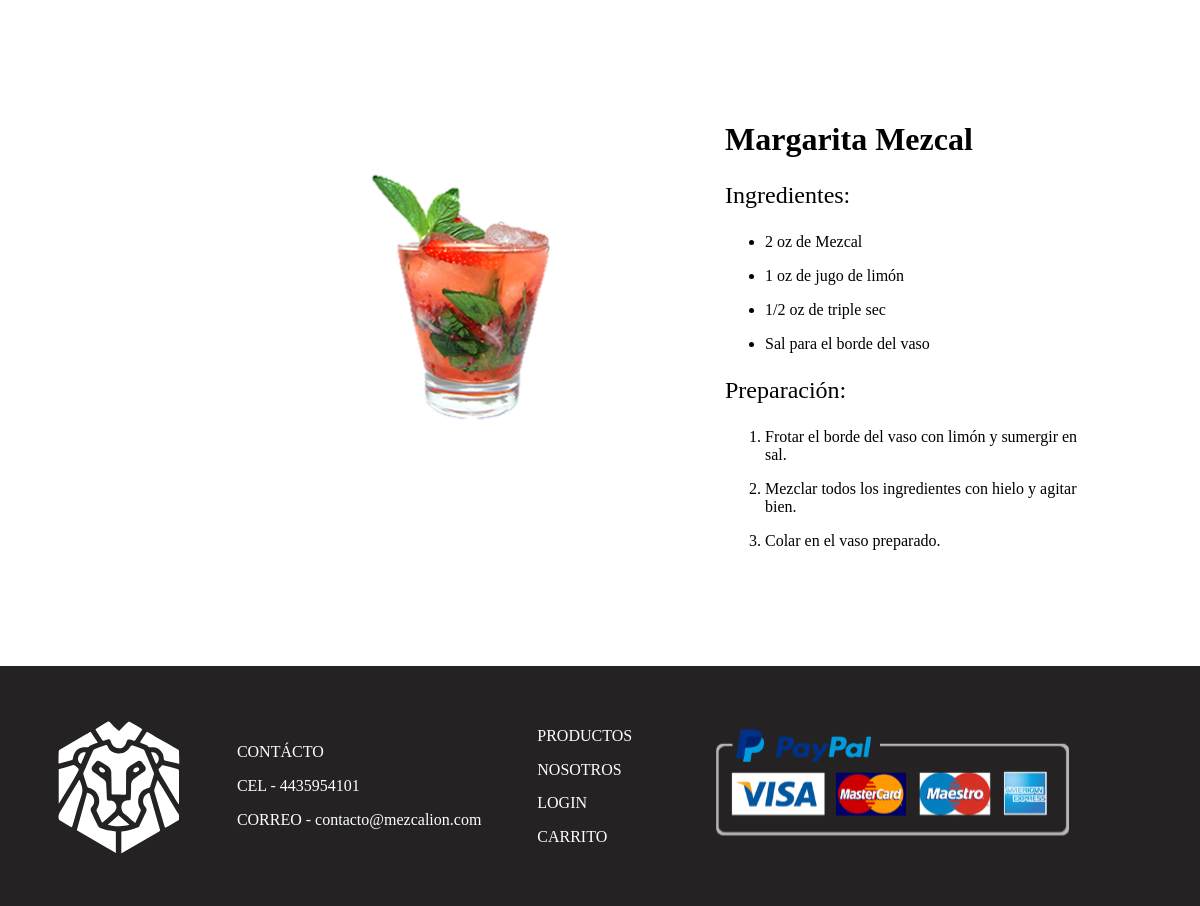
Page /coctel_receta.php?id=1 on the committed database.
### tables this page shows
CREATE TABLE `recetas` (
  `ID_receta` int(11) NOT NULL,
  `nombre` varchar(255) NOT NULL,
  `ID_mezcal` int(11) NOT NULL,
  `ingredientes` text NOT NULL,
  `instrucciones` text NOT NULL,
  `Imagen_coctel` varchar(255) DEFAULT NULL
);

### coctel_receta.php (the view, shortened to what this page needs)
<?php
require_once "conexion.php";
$id = "";
if (isset($_GET["id"])) {
    $id = $_GET["id"];
}
$sql_query = "SELECT * FROM recetas WHERE ID_receta = $id";
$result = $conn->query($sql_query);
?>
<!DOCTYPE html>
<html lang="en">
<head>
    <link rel="stylesheet" href="estilos.css" />
</head>
<body>
    <div class="contenedor-producto">
        <?php
        if ($result->num_rows > 0) {
            while ($row = $result->fetch_assoc()) {
                ?>
                <div class="imagen">
                <img src="img/<?php echo $row["Imagen_coctel"]; ?>" alt="Imagen del cóctel">
                </div>
                <div class="informacion_producto">
                    <h1><?php echo $row["nombre"]; ?></h1>
                    <h3>Ingredientes:</h3>
                        <ul>
                            <?php
                            $ingredientes = explode(',', $row["ingredientes"]);
                            foreach ($ingredientes as $ingrediente) {
                                echo "<li><p>" . trim($ingrediente) . "</p></li>";
                            }
                            ?>
                        </ul>
                        <h3>Preparación:</h3>
                        <ol>
                            <?php
                            $instrucciones = preg_split('/\d+\.\s*/', $row["instrucciones"], -1, PREG_SPLIT_NO_EMPTY);
                            foreach ($instrucciones as $instruccion) {
                                echo "<li><p>" . trim($instruccion) . "</p></li>";
                            }
                            ?>
                        </ol>
                </div>
                <?php
            }
        } else {
            echo "<p>Coctel no encontrado.</p>";
        }
        ?>
    </div>
    <footer>
    </footer>
</body>
</html>

### estilos.css (style rules this page uses)
body { margin: 0; }
header, footer { background-color: #242222; }
.productos-mezcales .productos .carta p, h3 { font-family: serif; font-size: 1.5em; font-weight: 500; }
.contenedor-productos .carta p, h3 { font-family: serif; }
.contenedor-producto { display: flex; justify-content: center; margin: 100px; }
.contenedor-producto .informacion_producto { width: 50%; }
.contenedor-producto .imagen { width: 50%; margin-left: 25%; }

### rows in the picture
recetas: Imagen_coctel (picture), nombre "Margarita Mezcal", ingredientes "2 oz de Mezcal", ingredientes "1 oz de jugo de limón", ingredientes "1/2 oz de triple sec", ingredientes "Sal para el borde del vaso", instrucciones "Frotar el borde del vaso con limón y sumergir en sal.", instrucciones "Mezclar todos los ingredientes con hielo y agitar bien.", instrucciones "Colar en el vaso preparado."
